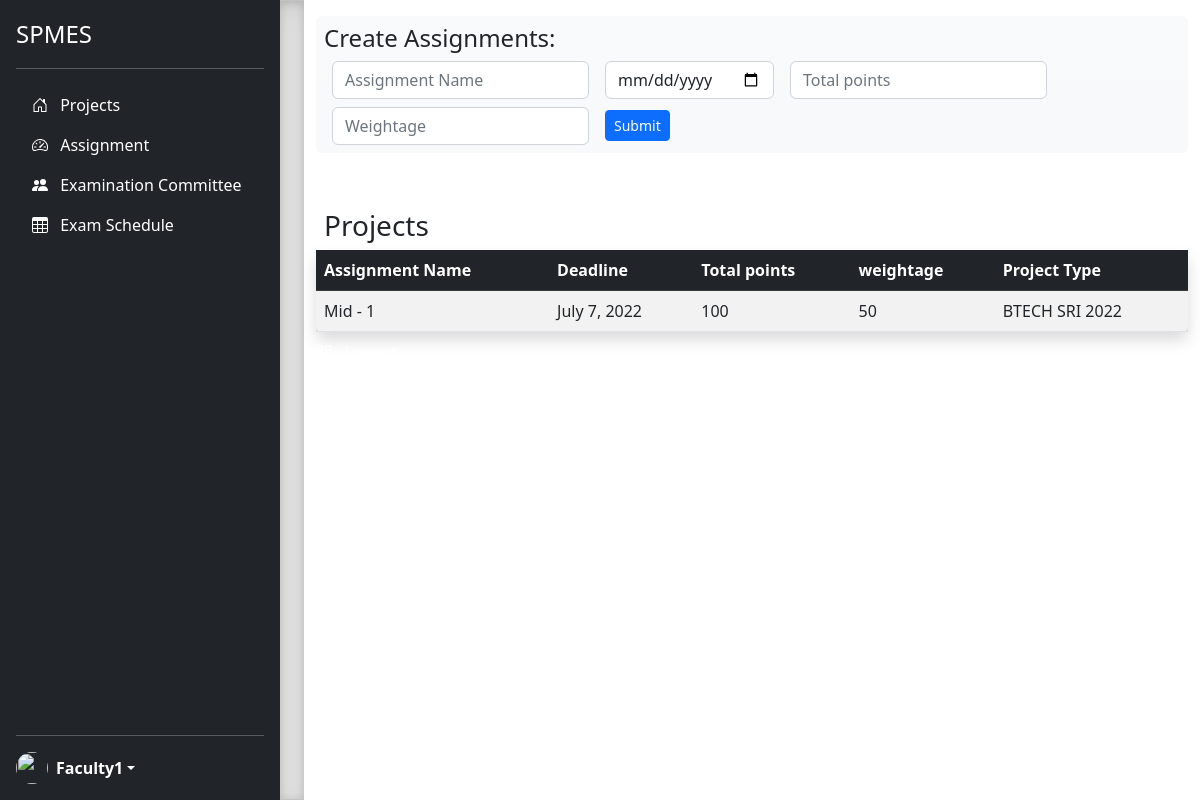
Screenshot of /home/assignments/1/ (signed in) with the database file from the repository.
### accounts/models.py (models this page shows, shortened)
class user(AbstractUser):
    is_student = models.BooleanField(default=False)
    is_faculty = models.BooleanField(default=False)
    is_admin = models.BooleanField(default=False)

class faculty(models.Model):
    user = models.OneToOneField(user,on_delete=models.CASCADE,primary_key=True)
    name = models.CharField(max_length=100)
    is_exminer = models.BooleanField(default=False)
    is_program_cordinator = models.BooleanField(default=False)

class assignment(models.Model):
    name = models.CharField(max_length=100)
    deadline = models.DateField()
    total_points = models.IntegerField()
    weightage = models.IntegerField()
    for_project = models.ForeignKey(project,on_delete=models.CASCADE)

class project(models.Model):
    p_type = models.ForeignKey(project_type,on_delete=models.CASCADE)
    name = models.CharField(max_length=250)
    start_date = models.DateField()
    end_date = models.DateField()
    status = models.BooleanField(default=False)
    eligible_student = models.ManyToManyField(student,related_name='project', blank=True)
    enrolled_faculty = models.ManyToManyField(faculty,related_name='enrolled_faculty',blank=True)
    def __str__(self):
        return self.name

### accounts/pgc/pgc_view.py (the view)
# urls.py: path("home/assignments/<int:p_id>/", pgc_view.assignments, name="assignments"),
def assignments(request,p_id):
    obj = project.objects.get(id = p_id)
    assignment_list = assignment.objects.filter(for_project = obj)
    form = create_assignment()
    context = {'assignment_list':assignment_list,'form':form,'p_id':p_id}
    return render(request, 'pgc/assignment.html',context)

### accounts/pgc/forms.py
class create_assignment(forms.ModelForm):
    class Meta:
        model = assignment
        fields = '__all__'
        exclude = ['for_project']
        widgets = {
            'name' : forms.TextInput(attrs={'class':'form-control', 'placeholder':'Assignment Name'}),
            'deadline' : forms.DateInput(format=('%d-%m-%Y'),attrs={'class':'form-control','type': 'date'}),
            'total_points' : forms.NumberInput(attrs={'class':'form-control','placeholder':'Total points'}),
            'weightage' : forms.NumberInput(attrs={'class':'form-control','placeholder':'Weightage'})
        }

### templates/pgc/assignment.html (shortened to what this page needs)
{% extends 'pgc.html' %}
{% block body %}
<div class = "p-2 bg-light bg-gradient mt-3 rounded">
  <h4> Create Assignments: </h4>
<form method="post" action="{% url 'add_assignment' p_id %}" class="row gy-2 gx-3 align-items-center mx-auto">
  <div class="col-auto">
      {{form.name}}
  </div>
  <div class="col-auto">
      {{form.deadline}}
  </div>
  <div class="col-auto">
      {{form.total_points}}
  </div>
  <div class="col-auto">
      {{form.weightage}}
  </div>
  <div class="col-auto">
      <button type="submit" class="btn btn-primary btn-sm">Submit</button>
  </div>
</form>
</div>
  <div class="my-5">
      <h3 class = "m-2"> Projects </h3>
      <table class="table table-striped shadow rounded my-2">
        <thead class = "table-dark">
            <tr class = "table-dark">
              <th scope="col">Assignment Name</th>
              <th scope="col">Deadline</th>
              <th scope="col">Total points</th>
              <th scope="col">weightage</th>
              <th scope="col">Project Type</th>
            </tr>
          </thead>
          <tbody>
            {% for project in assignment_list  %}
            <tr>
              <td> {{ project.name }} </td>
              <td> {{ project.deadline }} </td>
              <td> {{ project.total_points }} </td>
              <td> {{ project.weightage }} </td>
              <td> {{ project.for_project}} </td>
            </tr>
            {% endfor %}
          </tbody>
          </table>
          <a href="{% url 'logout'%}" class="nav-link text-white">
              <svg class="bi pe-none me-2" width="16" height="16">
                  <use xlink:href="#grid" />
              </svg>
          </a>
</div>
{% endblock body %}

### templates/pgc.html (shortened to what this page needs)
<!DOCTYPE html>
<html lang="en">
<head>
    <link href="https://getbootstrap.com/docs/5.2/dist/css/bootstrap.min.css" rel="stylesheet"
>
</head>
<body>
    <main class="d-flex flex-nowrap">
        <div class="d-flex flex-column flex-shrink-0 p-3 text-white bg-dark" style="width: 280px;">
            <a href="{% url 'project' %}" class="d-flex align-items-center mb-3 mb-md-0 me-md-auto text-white text-decoration-none">
                <span class="fs-4">SPMES</span>
            </a>
            <hr>
            <ul class="nav nav-pills flex-column mb-auto">
               <li class="nav-item">
                    <a href="{% url 'project_name' p_id %}" class="nav-link text-white" aria-current="page">
                        <svg class="bi pe-none me-2" width="16" height="16">
                            <use xlink:href="#home" />
                        </svg>
                        Projects
                    </a>
                </li>
                <li  class=nav-item>
                    <a href="{% url 'assignments' p_id%}" class="nav-link text-white">
                        <svg class="bi pe-none me-2" width="16" height="16">
                            <use xlink:href="#speedometer2" />
                        </svg>
                        Assignment
                    </a>
                </li>
                <li  class=nav-item>
                    <a href="{% url 'committee' p_id%}" class="nav-link text-white">
                        <svg class="bi pe-none me-2" width="16" height="16">
                            <use xlink:href="#users-fill" />
                        </svg>
                        Examination Committee
                    </a>
                </li>
                <li class=nav-item>
                    <a href="{% url 'add_schedule' p_id %}" class="nav-link text-white">
                        <svg class="bi pe-none me-2" width="16" height="16">
                            <use xlink:href="#table" />
                        </svg>
                        Exam Schedule
                    </a>
                </li>
            </ul>
            <hr>
            <div class="dropdown">
                <a href="#" class="d-flex align-items-center text-white text-decoration-none dropdown-toggle"
                    id="dropdownUser1" data-bs-toggle="dropdown" aria-expanded="false">
                    <img src="https://github.com/mdo.png" alt="" width="32" height="32" class="rounded-circle me-2">
                    <strong>{% if user.is_authenticated %}{{user.faculty.name}}{% endif %}</strong>
                </a>
            </div>
        </div>
        <div class="b-example-divider b-example-vr"></div>
        <div class="container d-flex flex-column">
            {% block body %}{% endblock body %}
        </div>
    </main>
</body>
</html>

### rows the page displays
user: faculty.name "Faculty1"
assignment: name "Mid - 1", deadline "July 7, 2022", total_points "100", weightage "50", for_project "BTECH SRI 2022"
